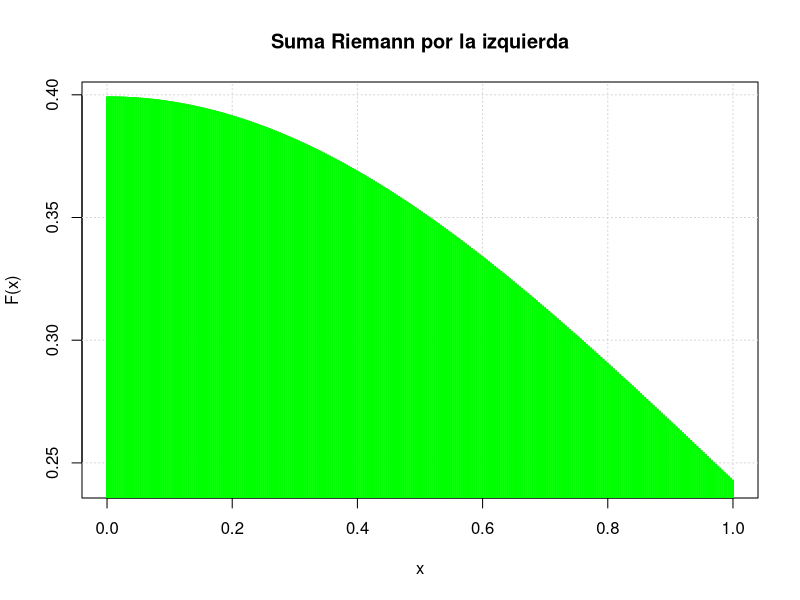
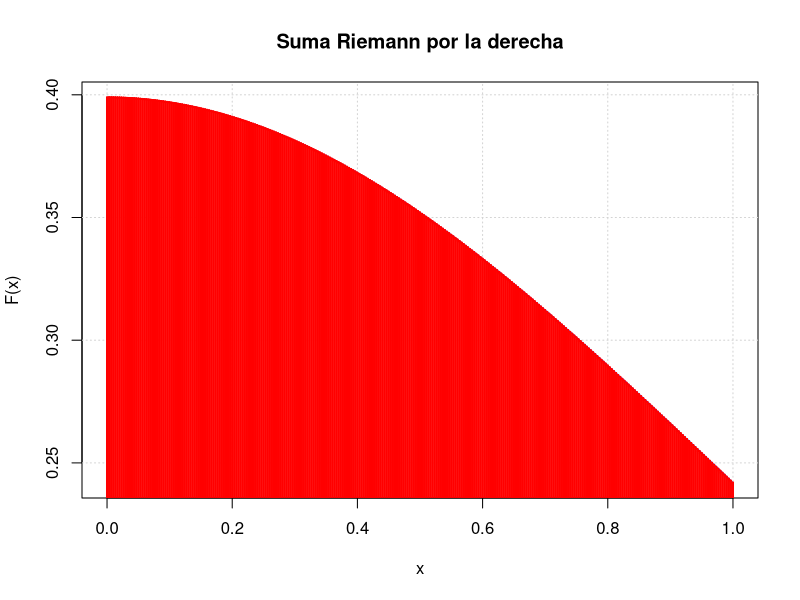
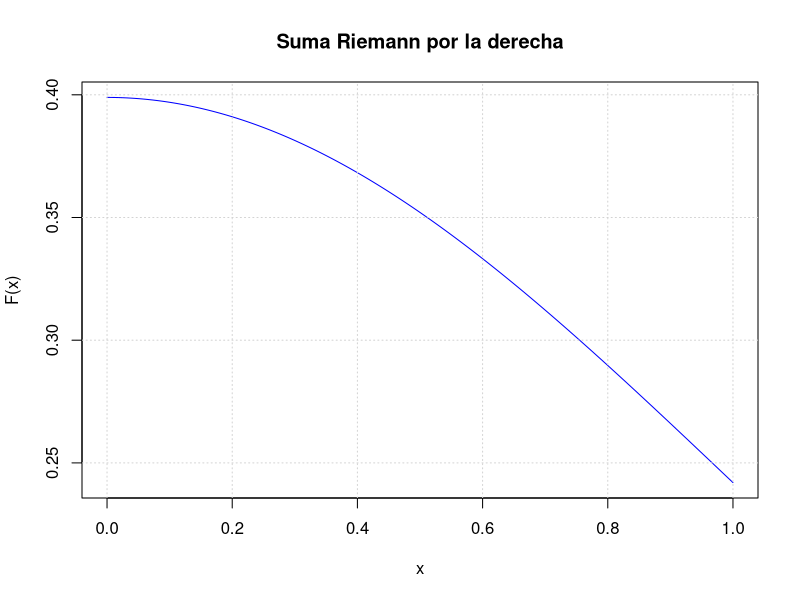

These figures' R source, in order:
# METODO DE INTEGRACION POR SUMA DE RIEMANN

## parametros iniciales
rm(list = ls())
##DESVIACION ESTANDAR = 1, MEDIA= 0
ecuacion<-function(x){1/sqrt(2*pi)*exp(-x^2/2)}


##POR IZQUIERDA
SRI<-function(ecuacion,a,b,n,es){
  if (a>b) {### Sirve para acomodar los rangos de intervalos de una funcion [a,b]
    cambio<-a
    b<-cambio
    a<-b
  }
  dx<-(b-a)/n
  
  ##Grafica
  xg<-seq(a,b,dx)
  plot(xg,ecuacion(xg),type="l",col="blue",main="Suma Riemann por la izquierda"
       ,xlab = "x",ylab = "F(x)")
  grid()
  for (i in 1:n) {
    segments(xg[i],0,xg[i+1],0,col = "green",lwd = 2)
    segments(xg[i],0,xg[i],ecuacion(xg[i]),col = "green",lwd = 2)
    segments(xg[i+1],0,xg[i+1],ecuacion(xg[i]),col = "green",lwd = 2)
    segments(xg[i+1],ecuacion(xg[i]),xg[i],ecuacion(xg[i]),col = "green",lwd = 2)
  }
  
  
  ## SUMATORIA
  sumatoria<-0
  for (i in 0:n-1) {
    sumatoria<-sumatoria+ecuacion(a+i*dx)
  }
  area<-dx*sumatoria
  cat("El area bajo la curva fue de: ", area,
      " por la izquierda con un numero de subintervalos de: ", n,
      "intervalos \n")
  L<-integrate(ecuacion,1,3)
  return(L) #Imprimir valores con error absoluto
}

##POR DERECHA
SRD<-function(ecuacion,a,b,n,es){
  if (a>b) {### Sirve para acomodar los rangos de intervalos de una funcion [a,b]
    cambio<-a
    b<-cambio
    a<-b
  }
  dx<-(b-a)/n
  
  ##Grafica
  xg<-seq(a,b,dx)
  plot(xg,ecuacion(xg),type="l",col="blue",main="Suma Riemann por la derecha"
       ,xlab = "x",ylab = "F(x)")
  grid()
  for (i in 1:n) {
    segments(xg[i],0,xg[i+1],0,col = "red",lwd = 2)
    segments(xg[i+1],0,xg[i+1],ecuacion(xg[i+1]),col = "red",lwd = 2)
    segments(xg[i+1],ecuacion(xg[i+1]),xg[i],ecuacion(xg[i+1]),col = "red",lwd = 2)
    segments(xg[i],ecuacion(xg[i+1]),xg[i],0,col = "red",lwd = 2)
  }
  
  
  ## SUMATORIA
  sumatoria<-0
  for (i in 1:n) {
    sumatoria<-sumatoria+ecuacion(a+i*dx)
  }
  area<-dx*sumatoria
  cat("El area bajo la curva fue de: ", area,
      " por la derecha con un numero de subintervalos de: ", n,
      "intervalos \n")
  L<-integrate(ecuacion,1,3)
  return(L) #Imprimir valores con error absoluto
}

##CENTRADA
SRM<-function(ecuacion,a,b,n,es){
  if (a>b) {### Sirve para acomodar los rangos de intervalos de una funcion [a,b]
    cambio<-a
    b<-cambio
    a<-b
  }
  dx<-(b-a)/n
  
  ##Grafica
  xg<-seq(a,b,dx)
  plot(xg,ecuacion(xg),type="l",col="blue",main="Suma Riemann por la derecha"
       ,xlab = "x",ylab = "F(x)")
  grid()
  
  ## SUMATORIA
  sumatoria<-0
  for (i in 1:n) {
    sumatoria<-sumatoria+ecuacion(a+(2*i-1)*dx/2)
  }
  area<-dx*sumatoria
  cat("El area bajo la curva fue de: ", area,
      "por en medio con un numero de subintervalos de: ", n,
      "intervalos \n")
  L<-integrate(ecuacion,1,3)
  return(L) #Imprimir valores con error absoluto
}
SRI(ecuacion,0,1,300,0)
SRD(ecuacion,0,1,300,0)
SRM(ecuacion,0,1,300,0)

